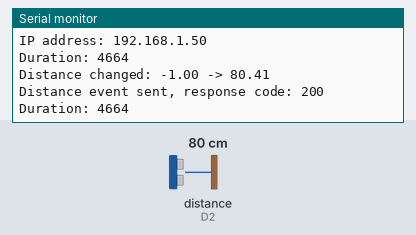
Bench run of a sketch on a simulated ESP8266 (NodeMCU). Parts: the last lines printed to the serial monitor. Wiring (inferred from the names in the program): ultrasonic range finder: trigger D1; echo D2. Inputs (shaded band) come from the test bench; at power-on: distance to the obstacle (sensor on D2) 80 cm. The echo pulse lasts 58.3 µs per cm; WiFi joins after 1.5 s; servers stay silent unless stated; uploads are accepted with an empty reply.

Above: at 2.7 s.
2.8 s: distance to the obstacle (sensor on D2) set to 2 cm
At 4.1 s:
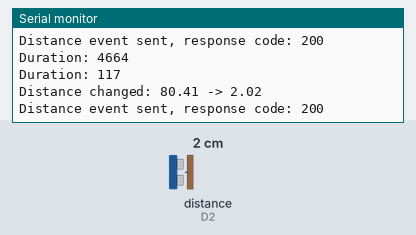
4.3 s: distance to the obstacle (sensor on D2) set to 4 cm
At 5.3 s:
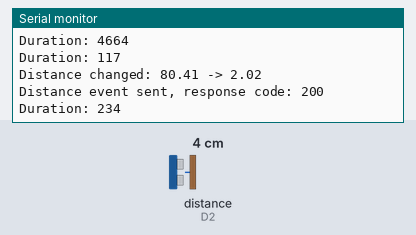
Timing chart, 0 to 7.3 s (numbered marks = the images above; inputs shaded):
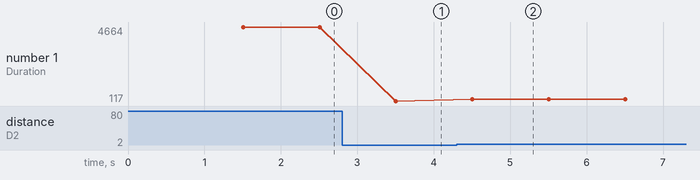

The sketch:

move.ino
```cpp
#include <WiFiClientSecure.h>
#include <ESP8266WebServer.h>
#include <ESP8266HTTPClient.h>
#include <DNSServer.h>
#include <ESP8266WiFi.h>

const char* ssid = "phone1";
const char* password = "11223344";

const char* serverURL = "https://internet-thing-server.onrender.com"; // пример URL
const int httpsPort = 443;
const char* uniqueKey = "device_key_123";

#define TRIG_PIN D1
#define ECHO_PIN D2

unsigned long lastDistanceSendTime = 0;
const unsigned long distanceSendInterval = 1000; // 1 секунда

float lastDistance = -1.0; // для сравнения

void setup() {
  Serial.begin(115200);
  Serial.println("Serial test started");

  pinMode(TRIG_PIN, OUTPUT);
  pinMode(ECHO_PIN, INPUT);
  digitalWrite(TRIG_PIN, LOW);

  Serial.println();
  Serial.print("Connecting to ");
  Serial.println(ssid);

  WiFi.mode(WIFI_STA);
  WiFi.begin(ssid, password);

  int attempts = 0;
  while (WiFi.status() != WL_CONNECTED && attempts < 20) {
    delay(500);
    Serial.print(".");
    attempts++;
  }

  if (WiFi.status() == WL_CONNECTED) {
    Serial.println("\nWiFi connected!");
    Serial.print("IP address: ");
    Serial.println(WiFi.localIP());
  } else {
    Serial.println("\nFailed to connect to WiFi");
  }
}

float measureDistance() {
  digitalWrite(TRIG_PIN, LOW);
  delayMicroseconds(2);

  digitalWrite(TRIG_PIN, HIGH);
  delayMicroseconds(10);
  digitalWrite(TRIG_PIN, LOW);

  long duration = pulseIn(ECHO_PIN, HIGH, 30000); // таймаут 30 мс
  Serial.print("Duration: ");
  Serial.println(duration);

  if (duration == 0) {
    return -1.0; // ошибка
  }

  float distanceCm = duration / 58.0;
  return distanceCm;
}

void sendDistanceEvent(float distance) {
  if (WiFi.status() != WL_CONNECTED) {
    Serial.println("WiFi not connected, cannot send data");
    return;
  }

  WiFiClientSecure client;
  client.setInsecure();

  HTTPClient https;

  String url = String(serverURL) + "/events/";

  https.begin(client, url);
  https.addHeader("Content-Type", "application/json");

  String json = "{\"unique_key\":\"" + String(uniqueKey) + "\",\"event_type\":\"move\"";


  json += "}";

  int httpResponseCode = https.POST(json);

  if (httpResponseCode > 0) {
    Serial.print("Distance event sent, response code: ");
    Serial.println(httpResponseCode);
    String payload = https.getString();
    Serial.println(payload);
  } else {
    Serial.print("Error sending distance event: ");
    Serial.println(httpResponseCode);
  }

  https.end();
}


void loop() {
  unsigned long currentMillis = millis();

  if (WiFi.status() == WL_CONNECTED && (currentMillis - lastDistanceSendTime >= distanceSendInterval)) {
    float distance = measureDistance();
    if (distance >= 0) {
      if (lastDistance < 0 || abs(distance - lastDistance) > 3.0) {
        Serial.print("Distance changed: ");
        Serial.print(lastDistance);
        Serial.print(" -> ");
        Serial.println(distance);
        sendDistanceEvent(distance);
        lastDistance = distance;
      }
    } else {
      Serial.println("Distance measurement error");
    }
    lastDistanceSendTime = currentMillis;
  }
}
```

Measured:
- after the input at 2.8 s, the serial monitor: prints a new line after 0.71 s (image 1)
- after the input at 4.3 s, the serial monitor: prints a new line after 0.21 s (image 2)
- plotted number 1: 4664 → 117 after the input at 2.8 s, 117 → 234 after the input at 4.3 s
